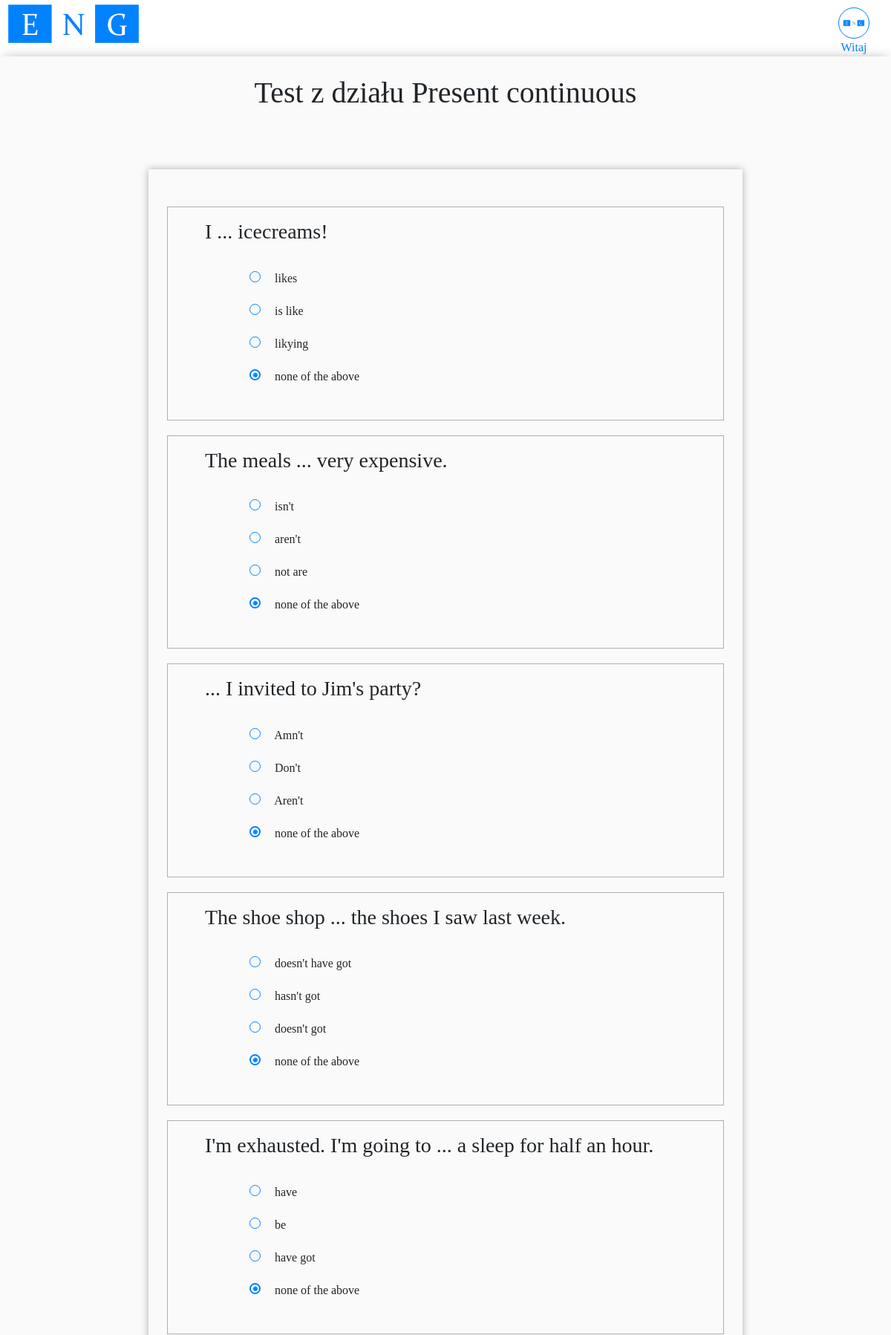
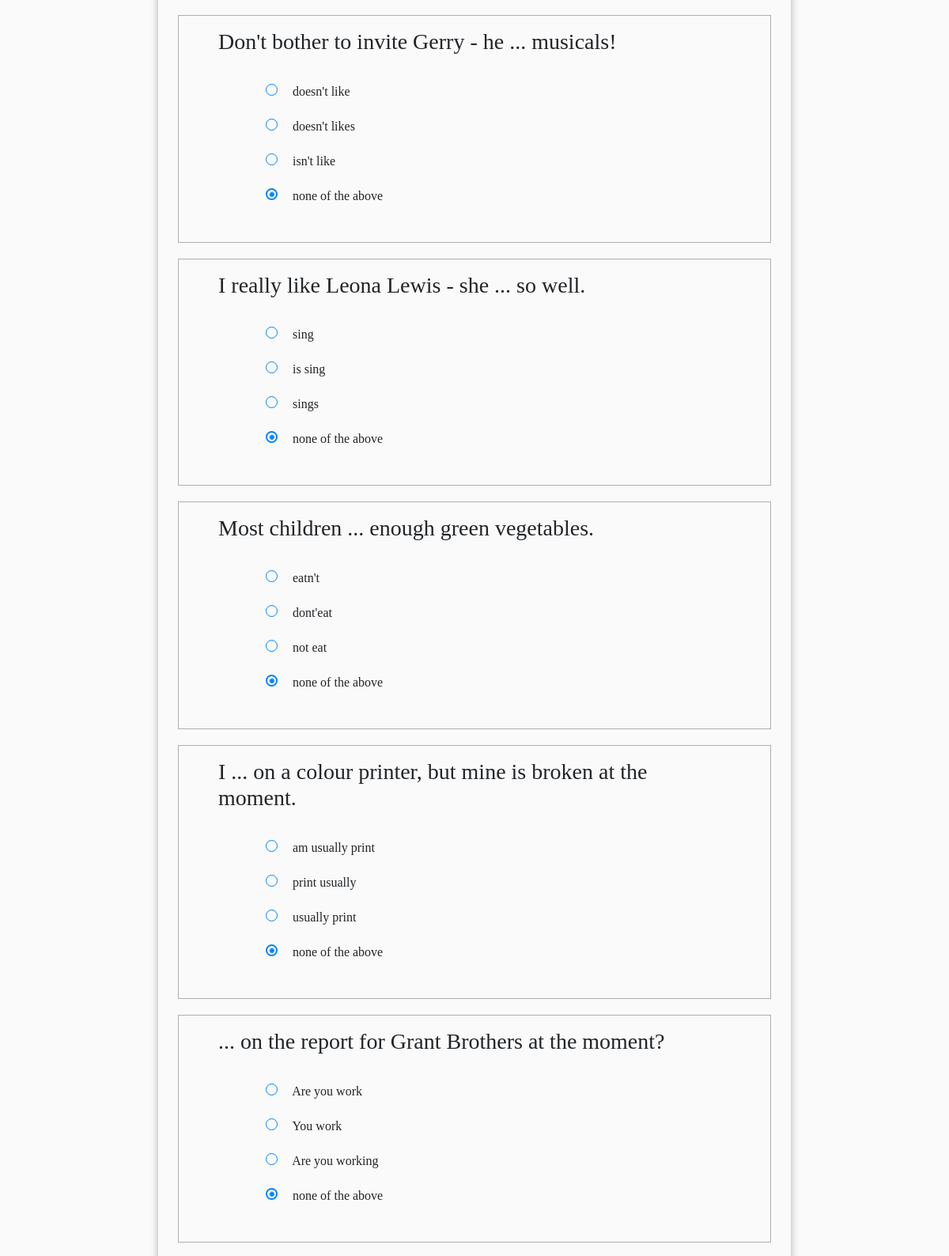
Screenshot of /kurs/test.php?id=Present continuous (signed in, upper part) with the database file from the repository (2 pictures, top to bottom).
### tables this page shows
CREATE TABLE `pytania` (
  `id_pytania` int(11) NOT NULL,
  `id_testu` int(11) NOT NULL,
  `pytanie` text NOT NULL,
  `odp_pierwsza` text,
  `odp_druga` text,
  `odp_trzecia` text,
  `odp_czwarta` text,
  `poprawna_odpowiedz` varchar(1) NOT NULL
);

### kurs/test.php (the view, shortened to what this page needs)
<?php
	$fid = $_GET['id'];
	require_once "connect_user.php";
	try{
		$polaczenie = @new mysqli($host, $db_user, $db_password, $db_name);
		if ($polaczenie->connect_errno!=0){
				throw new Exception(mysqli_connect_errno());
		}else{
        	?>
			<!Doctype html>
			<html>
				<head>
					<link rel="stylesheet" href="./css/style.css">
					<link rel="stylesheet" href="./css/style_test.css">
					<link rel="stylesheet" href="./css/style1280.css">
					<link rel="stylesheet" href="./css/styleMob.css" />
					<link rel="stylesheet" href="./css/styleMobBe.css" />
					<link rel="stylesheet" href="./bootstrap-4.3.1-dist/css/bootstrap.css" />
					<link rel="stylesheet" href="./bootstrap-4.3.1-dist/css/bootstrap-grid.css" />
				</head>
				<body>
					<div id="container" class="container col-xl-12 col-lg-12 col-md-12 col-sm-12 col-12">
						<header>
							<img src="img/logo.png">
							<div class="avatar">
								<a href="<?php if($_SESSION['admin'] == 1){echo "admin.php";}else{echo "user.php";} ?>"><div></div></a>
								<p><?php echo 'Witaj '.$_SESSION['login'];?></p>
							</div>
						</header>
						<div class="content content_test">
							<h1><?php echo "Test z działu ".$fid; ?></h1>
							<div class="form offset-xl-2 offset-lg-2 col-xl-8 col-lg-8 col-md-12 col-sm-12 col-12">
								<div class="">
									<form action="spr.php?id=<?php echo $fid; ?>" method="POST">
									<?php
										if($rezultat=$polaczenie->query(sprintf("SELECT id_pytania, pytanie, odp_pierwsza, odp_druga, odp_trzecia, odp_czwarta, t.id_testu FROM pytania AS p LEFT JOIN testy AS t ON p.id_testu = t.id_testu WHERE t.nazwa_testu='$fid'"))){
											$ile_pytan=$rezultat->num_rows;
											if($ile_pytan>0){
												while($wiersz=$rezultat->fetch_assoc()){
													?>
													<div>
														<?php
														 	echo "<h3>".$wiersz['pytanie']."</h3>"; ?>
														<ul>
															<li>
																<input type='radio' name='answer<?php echo $wiersz['id_pytania']; ?>' id='answer<?php echo $wiersz['id_pytania']; ?>' value='0' />
																<?php echo $wiersz['odp_pierwsza']; ?>
															</li>
															<li>
																<input type='radio' name='answer<?php echo $wiersz['id_pytania']; ?>' id='answer<?php echo $wiersz['id_pytania']; ?>' value='1' />
																<?php echo $wiersz['odp_druga']; ?>
															</li>
															<li>
																<input type='radio' name='answer<?php echo $wiersz['id_pytania']; ?>' id='answer<?php echo $wiersz['id_pytania']; ?>' value='2' />
																<?php echo $wiersz['odp_trzecia']; ?>
															</li>
															<li>
																<input type='radio' name='answer<?php echo $wiersz['id_pytania']; ?>' id='answer<?php echo $wiersz['id_pytania']; ?>' value='3' checked />
																<?php echo $wiersz['odp_czwarta']; ?>
															</li>
														</ul>
													</div>
													<?php
												}
											}
										}
									?>
									</form>
								</div>
							</div>
						</div>
					</div>
				</body>
			</html>
			<?php
		}
	}catch(Exception $e){
		echo '<span style="color:red;">Błąd serwera! Przepraszamy za niedogodności i prosimy o rejestrację w innym terminie!</span>';
		echo '<br />Informacja developerska: '.$e;
	}finally{
		$polaczenie->close();
	}
?>

### kurs/css/style.css (style rules this page uses)
body { margin: 0px; padding: 0px; font-family: dosis!important; }
#container { width: 100%; margin: 0px auto; padding: 0px; }
header { width: 100%; overflow: hidden; }
header img { width: 16.666%; }
.content { background-color: #fafafa; overflow: hidden; padding: 0px!important; }
a { text-decoration: none!important; }
.avatar { padding-top: 10px; width: 8.333%; float: right; }
.avatar > a { border-radius: 90%; }
.avatar > a > div { background-image: url("../img/logo.png"); background-position: center; background-repeat: no-repeat; background-size: 80%; width: 0px; padding: 20%; margin: auto; border: 1px solid #0082ff; border-radius: 90%; }
.avatar p { color: #0082ff; text-align: center; margin: 0px; }
input[type='radio'] { -webkit-appearance: none; width: 15px; height: 15px; border-radius: 90%; border: 1px solid #0082ff; }
input[type='radio']:checked { background-image: url("../img/kropka.png"); background-position: center; background-repeat: no-repeat; background-size: 100%; border: 2px solid #0082ff; }

### kurs/css/style_test.css (style rules this page uses)
h1 { margin-bottom: 0px!important; padding: 25px 0px; text-align: center; }
h3 { margin: 0px; padding: 16px 0px; }
.content_test { box-shadow: 0px -4px 15px -6px rgba(0,0,0,0.3); }
.form { margin: 54px auto!important; box-shadow: 0px 0px 10px 0px rgba(0, 0, 0, 0.3); }
form { padding: 50px 10px; }
form div { border: 1px solid rgba(0, 0, 0, 0.3); padding: 0px 50px 20px 50px; margin-bottom: 20px; }
ul { list-style-type: none; margin: 0px; }
li { padding: 10px 0px; text-indent: 20px; }
li > input { margin-right: 15px; }

### rows the page displays
pytania: pytanie "I ... icecreams!", odp_pierwsza "likes", odp_druga "is like", odp_trzecia "likying", odp_czwarta "none of the above"
pytania: pytanie "The meals ... very expensive.", odp_pierwsza "isn't", odp_druga "aren't", odp_trzecia "not are", odp_czwarta "none of the above"
pytania: pytanie "... I invited to Jim's party?", odp_pierwsza "Amn't", odp_druga "Don't", odp_trzecia "Aren't", odp_czwarta "none of the above"
pytania: pytanie "The shoe shop ... the shoes I saw last week.", odp_pierwsza "doesn't have got", odp_druga "hasn't got", odp_trzecia "doesn't got", odp_czwarta "none of the above"
pytania: pytanie "I'm exhausted. I'm going to ... a sleep for half an hour.", odp_pierwsza "have", odp_druga "be", odp_trzecia "have got", odp_czwarta "none of the above"
pytania: pytanie "Don't bother to invite Gerry - he ... musicals!", odp_pierwsza "doesn't like", odp_druga "doesn't likes", odp_trzecia "isn't like", odp_czwarta "none of the above"
pytania: pytanie "I really like Leona Lewis - she ... so well.", odp_pierwsza "sing", odp_druga "is sing", odp_trzecia "sings", odp_czwarta "none of the above"
pytania: pytanie "Most children ... enough green vegetables.", odp_pierwsza "eatn't", odp_druga "dont'eat", odp_trzecia "not eat", odp_czwarta "none of the above"
pytania: pytanie "I ... on a colour printer, but mine is broken at the moment.", odp_pierwsza "am usually print", odp_druga "print usually", odp_trzecia "usually print", odp_czwarta "none of the above"
pytania: pytanie "... on the report for Grant Brothers at the moment?", odp_pierwsza "Are you work", odp_druga "You work", odp_trzecia "Are you working", odp_czwarta "none of the above"

### other values shown
$fid "Present continuous"
